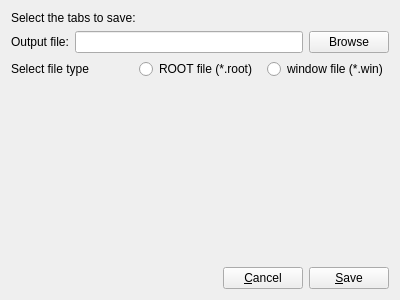
<?xml version="1.0" encoding="UTF-8"?>
<ui version="4.0">
 <class>SaveToRootDialog</class>
 <widget class="QWidget" name="SaveToRootDialog">
  <property name="geometry">
   <rect>
    <x>0</x>
    <y>0</y>
    <width>400</width>
    <height>300</height>
   </rect>
  </property>
  <property name="windowTitle">
   <string>Form</string>
  </property>
  <layout class="QVBoxLayout" name="verticalLayout">
   <item>
    <widget class="QLabel" name="pTopLabel">
     <property name="text">
      <string>Select the tabs to save:</string>
     </property>
    </widget>
   </item>
   <item>
    <layout class="QHBoxLayout" name="horizontalLayout_2">
     <item>
      <widget class="QLabel" name="pFileLabel">
       <property name="text">
        <string>Output file:</string>
       </property>
       <property name="buddy">
        <cstring>pOutputPath</cstring>
       </property>
      </widget>
     </item>
     <item>
      <widget class="QLineEdit" name="pOutputPath"/>
     </item>
     <item>
      <widget class="QPushButton" name="pBrowseButton">
       <property name="text">
        <string>Browse</string>
       </property>
      </widget>
     </item>
    </layout>
   </item>
   <item>
    <layout class="QHBoxLayout" name="horizontalLayout_4">
     <item>
      <widget class="QLabel" name="pFileTypeLabel">
       <property name="text">
        <string>Select file type</string>
       </property>
      </widget>
     </item>
     <item>
      <widget class="QRadioButton" name="pROOTSelector">
       <property name="text">
        <string>ROOT file (*.root)</string>
       </property>
      </widget>
     </item>
     <item>
      <widget class="QRadioButton" name="pWinSelector">
       <property name="text">
        <string>window file (*.win)</string>
       </property>
      </widget>
     </item>
    </layout>
   </item>
   <item>
    <spacer name="verticalSpacer">
     <property name="orientation">
      <enum>Qt::Vertical</enum>
     </property>
     <property name="sizeHint" stdset="0">
      <size>
       <width>20</width>
       <height>197</height>
      </size>
     </property>
    </spacer>
   </item>
   <item>
    <layout class="QHBoxLayout" name="horizontalLayout_3">
     <item>
      <spacer name="horizontalSpacer">
       <property name="orientation">
        <enum>Qt::Horizontal</enum>
       </property>
       <property name="sizeHint" stdset="0">
        <size>
         <width>185</width>
         <height>20</height>
        </size>
       </property>
      </spacer>
     </item>
     <item>
      <layout class="QHBoxLayout" name="horizontalLayout">
       <item>
        <widget class="QPushButton" name="pCancelButton">
         <property name="text">
          <string>&amp;Cancel</string>
         </property>
        </widget>
       </item>
       <item>
        <widget class="QPushButton" name="pSaveButton">
         <property name="text">
          <string>&amp;Save</string>
         </property>
        </widget>
       </item>
      </layout>
     </item>
    </layout>
   </item>
  </layout>
 </widget>
 <resources/>
 <connections/>
</ui>
